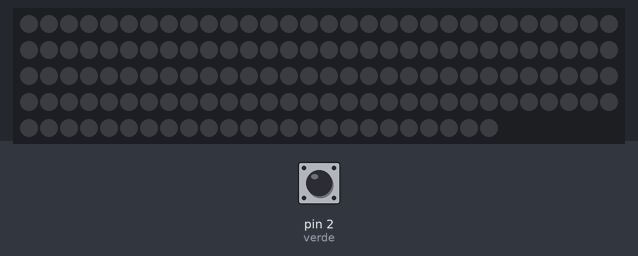
Simulated run of this sketch. Board: Arduino Uno, built with avr-gcc and run on an emulated ATmega328P. On the bench: 144 RGB LEDs in strip order, left to right, continuing on the next row. The test bench sets the inputs (shaded band); at power-on: pin 2 (verde) HIGH. Dim RGB values are drawn brighter than linear.

Above: at 1.2 s.
1.3 s: pin 2 (verde) pulled LOW for 0.15 s
At 2.6 s:
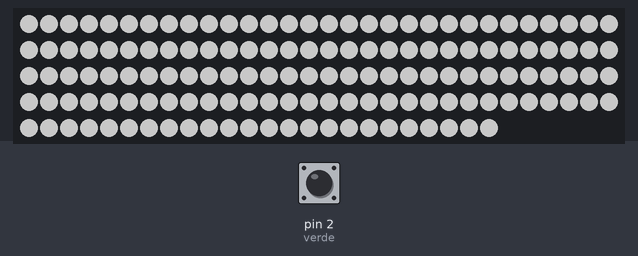
2.9 s: pin 2 (verde) pulled LOW for 1 s
At 5.1 s:
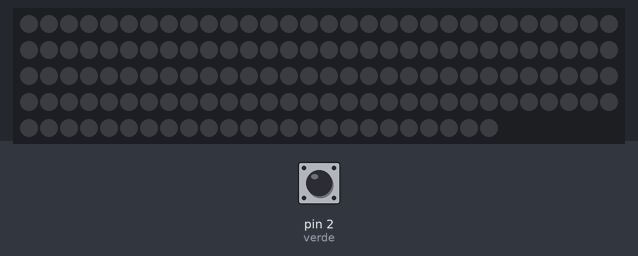
5.4 s: pin 2 (verde) pulled LOW for 3.2 s
At 10.0 s:
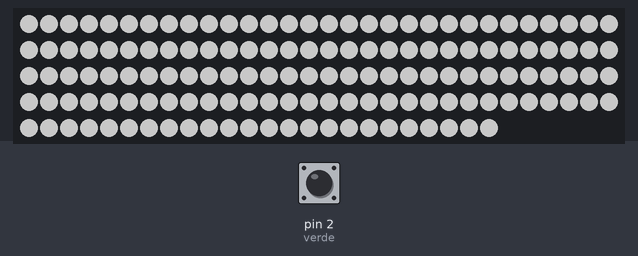
Timing chart, 0 to 11.5 s (numbered marks = the images above; inputs shaded):
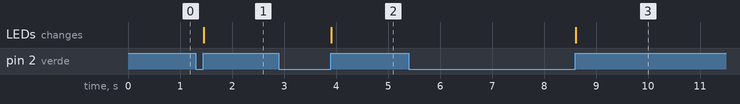

The sketch:

FanClockTest1.ino
```cpp
#include <Adafruit_GFX.h>
#include <gfxfont.h>
#include <Adafruit_NeoPixel.h>
#include <Adafruit_NeoMatrix.h>
#include <gamma.h>


//pin da cui comando i led
#define PIN 6

long s = 0;
long interval = 0;
int verde = 2 ;

//la variabile toogle indica se i led dovrano essere spenti (true) o accessi (false)
bool toogle = true;

Adafruit_NeoPixel strip = Adafruit_NeoPixel(144, PIN, NEO_GRB + NEO_KHZ800);

void setup() {
  pinMode(verde, INPUT_PULLUP);
  Serial.begin(9600);
  attachInterrupt(digitalPinToInterrupt(verde), t, RISING);
  //richiamo begin per poter preparare i pin dei led
  strip.begin();

  //setto la luminosità dei led
  strip.setBrightness(100);
}

void loop(){
}

void t(){
    //alterno l'accesione e lo spengimento dei led
    toogle = !toogle;

    //passo tutti i led uno a uno
    for(int j = 0; j < strip.numPixels(); j++){
      if(toogle){
        //se toggle è true spengo tutti i led
        strip.setPixelColor(j, 0, 0, 0);
      }
      else{
        //altrimenti accendo tutti i led
        strip.setPixelColor(j, 255, 255, 255);
      }
    }

    //applico i dati alla striscia
    strip.show();
}
```

Measured:
- after the input at 1.3 s, the LEDs: change after 0.16 s (image 1)
- after the input at 2.9 s, the LEDs: change after 1.0 s (image 2)
- after the input at 5.4 s, the LEDs: change after 3.2 s (image 3)
